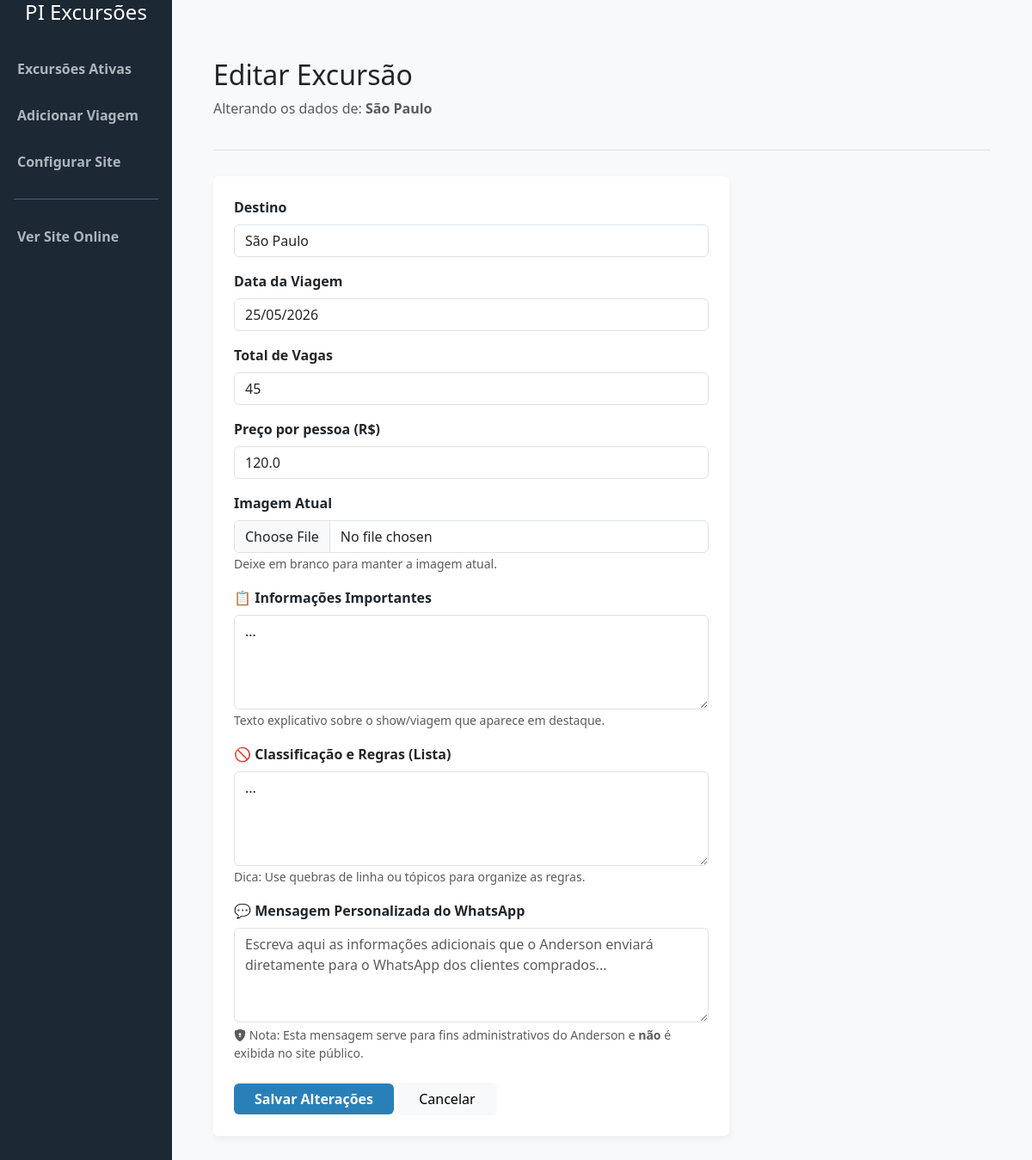
The page /editar/1 on the database its author committed.
### tables this page shows
CREATE TABLE viagens (
                        id INTEGER PRIMARY KEY AUTOINCREMENT, 
                        destino TEXT NOT NULL, 
                        data TEXT NOT NULL, 
                        vagas_totais INTEGER, 
                        preco REAL, 
                        imagem TEXT,
                        informacoes TEXT,
                        regras TEXT, mensagem_whatsapp TEXT);

### app.py (the view)
@app.route('/editar/<int:id>')
def editar_viagem(id):
    try:
        conn = sqlite3.connect(DB_NAME)
        viagem = conn.cursor().execute("SELECT * FROM viagens WHERE id=?", (id,)).fetchone()
        conn.close()
        config, deps, faqs = obter_dados_cms()
        if not viagem:
            return f"<h1 style='color:#367C2B'>ID {id} não encontrado.</h1><p>Base de dados em uso: {DB_NAME}</p>", 200
        return render_template('editar.html', v=viagem, conf=config)
    except Exception as e:
        return f"<h1 style='color:#367C2B'>Erro na edição:</h1><p>{str(e)}</p>", 200

### app.py (called while the page is built)
def obter_dados_cms():
    conn = sqlite3.connect(DB_NAME)
    cursor = conn.cursor()
    config = cursor.execute("SELECT * FROM configuracoes WHERE id=1").fetchone()
    deps = cursor.execute("SELECT * FROM depoimentos ORDER BY id DESC").fetchall()
    faqs = cursor.execute("SELECT * FROM faqs ORDER BY id DESC").fetchall()
    conn.close()
    return config, deps, faqs

### templates/editar.html (shortened to what this page needs)
<!DOCTYPE html>
<html lang="pt-br">
<head>
    <link href="https://cdn.jsdelivr.net/npm/bootstrap@5.3.0/dist/css/bootstrap.min.css" rel="stylesheet">
    <link href="https://cdn.jsdelivr.net/npm/bootstrap-icons@1.11.0/font/bootstrap-icons.css" rel="stylesheet">
</head>
<body>
<div class="container-fluid">
    <div class="row">
        <div class="col-md-2 sidebar p-0">
            <h4 class="text-center mb-4 text-white">PI Excursões</h4>
            <div class="nav flex-column">
                <a href="/">Excursões Ativas</a>
                <a href="/#pane-nova-viagem">Adicionar Viagem</a>
                <a href="/#pane-config-site">Configurar Site</a>
                <hr class="text-light mx-3">
                <a href="/site" target="_blank">Ver Site Online</a>
            </div>
        </div>
        <div class="col-md-10 p-5">
            <div class="header-title">
                <h2>Editar Excursão</h2>
                <p class="text-muted">Alterando os dados de: <strong>{{ v[1] }}</strong></p>
            </div>
            <div class="card p-4" style="max-width: 600px;">
                <form action="/atualizar/{{ v[0] }}" method="post" enctype="multipart/form-data">
                    <div class="mb-3">
                        <label class="form-label fw-bold">Destino</label>
                        <input type="text" name="destino" class="form-control" value="{{ v[1] }}" required>
                    </div>
                    <div class="mb-3">
                        <label class="form-label fw-bold">Data da Viagem</label>
                        <input type="text" name="data" class="form-control" value="{{ v[2] }}" required>
                    </div>
                    <div class="mb-3">
                        <label class="form-label fw-bold">Total de Vagas</label>
                        <input type="number" name="vagas" class="form-control" value="{{ v[3] }}" required>
                    </div>
                    <div class="mb-3">
                        <label class="form-label fw-bold">Preço por pessoa (R$)</label>
                        <input type="number" step="0.01" name="preco" class="form-control" value="{{ v[4] }}" required>
                    </div>
                    <div class="mb-3">
                        <label class="form-label fw-bold">Imagem Atual</label><br>
                        <input type="file" name="imagem" class="form-control" accept="image/*">
                        <small class="text-muted">Deixe em branco para manter a imagem atual.</small>
                    </div>
                    <div class="mb-3">
                        <label class="form-label fw-bold">📋 Informações Importantes</label>
                        <textarea name="informacoes" class="form-control" rows="4" required>{{ v[6] if v[6] else '' }}</textarea>
                        <small class="text-muted">Texto explicativo sobre o show/viagem que aparece em destaque.</small>
                    </div>
                    <div class="mb-3">
                        <label class="form-label fw-bold">🚫 Classificação e Regras (Lista)</label>
                        <textarea name="regras" class="form-control" rows="4" placeholder="• Regra 1&#10;• Regra 2" required>{{ v[7] if v[7] else '' }}</textarea>
                        <small class="text-muted">Dica: Use quebras de linha ou tópicos para organize as regras.</small>
                    </div>
                    <div class="mb-3">
                        <label class="form-label fw-bold">💬 Mensagem Personalizada do WhatsApp</label>
                        <textarea name="mensagem_whatsapp" class="form-control" rows="4" placeholder="Escreva aqui as informações adicionais que o Anderson enviará diretamente para o WhatsApp dos clientes comprados...">{{ v[8] if v[8] else '' }}</textarea>
                        <small class="text-muted text-success d-block mt-1">
                            <i class="bi bi-shield-lock-fill"></i> Nota: Esta mensagem serve para fins administrativos do Anderson e <strong>não</strong> é exibida no site público.
                        </small>
                    </div>
                    <div class="mt-4">
                        <button type="submit" class="btn btn-primary px-4 fw-bold">Salvar Alterações</button>
                        <a href="/" class="btn btn-light px-4">Cancelar</a>
                    </div>
                </form>
            </div>
        </div>
    </div>
</div>
</body>
</html>

### templates/editar.html (style rules this page uses)
body { background-color: #f8f9fa; }
.sidebar { background-color: #1c2833; min-height: 100vh; color: white; padding-top: 20px; }
.sidebar a { color: #adb5bd; text-decoration: none; padding: 15px 20px; display: block; font-weight: bold; transition: 0.3s; }
.card { border: none; box-shadow: 0 4px 8px rgba(0,0,0,0.05); }
.header-title { padding: 20px 0; border-bottom: 1px solid #dee2e6; margin-bottom: 30px; }
.btn-primary { background-color: #2980b9; border: none; }

### rows shown on the page
viagens: destino "São Paulo", data "25/05/2026", vagas "45", preco "120.0", informacoes "...", regras "..."
